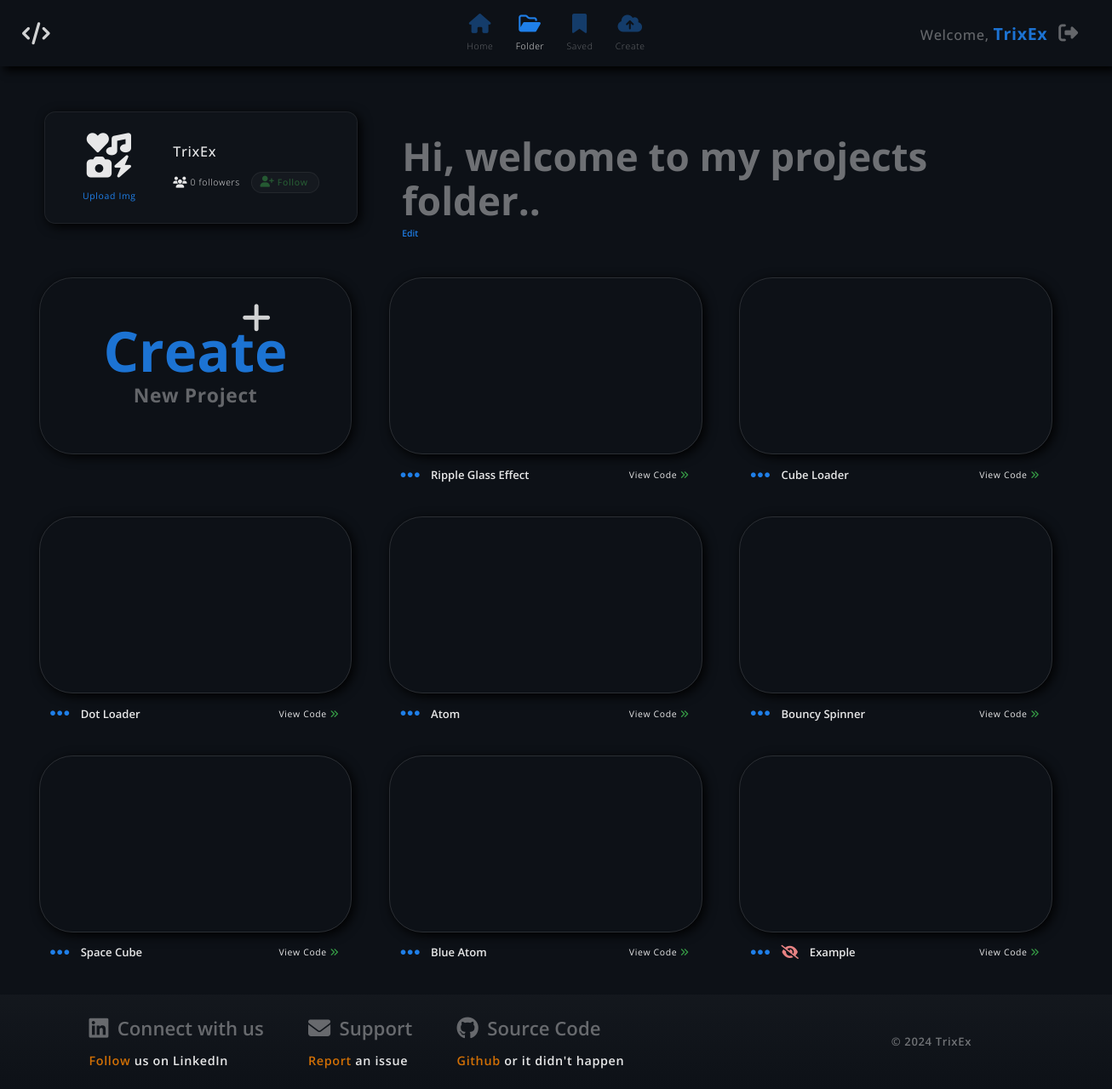
Page /TrixEx.com/folder1/TrixEx (signed in) on the committed database.
### app/models.py (models this page shows)
class User(models.Model):
    email = models.EmailField()
    username = models.CharField(max_length=12)
    password = models.TextField()
    motto = models.TextField(default = 'Hi, welcome to my projects folder..')
    is_demo = models.BooleanField(default=False)
    is_admin = models.BooleanField(default=False)
    is_authorized = models.BooleanField(default=False)
    created_at = models.DateTimeField(auto_now_add=True)
    updated_at = models.DateTimeField(auto_now=True)
    following = models.ManyToManyField('self', symmetrical=False, related_name='followers')
    objects = UserManager()

class Project(models.Model):
    owner = models.ForeignKey(User, related_name="projects", on_delete=models.CASCADE)
    title = models.CharField(max_length=26)
    html = models.TextField()
    css = models.TextField()
    js = models.TextField()
    is_public = models.BooleanField()
    is_example = models.BooleanField(default=False)
    is_landing = models.BooleanField(default=False)
    scale = models.FloatField()
    margin_top = models.FloatField()
    margin_left = models.FloatField()
    views = models.IntegerField(default = 0)
    created_at = models.DateTimeField(auto_now_add=True)
    updated_at = models.DateTimeField(auto_now=True)
    bookmarked_users = models.ManyToManyField(User, related_name="bookmarked_projects")
    liked_users = models.ManyToManyField(User, related_name="liked_projects")

### app/views.py (the view)
# urls.py: path('TrixEx.com/folder<int:folder_userId>/<str:username>', views.folder),
def folder(request, folder_userId, username):
    if 'userId' not in request.session:
        return redirect('/TrixEx.com')
    user = User.objects.get(id=request.session['userId'])
    folder_user = User.objects.get(id=folder_userId)
    if folder_userId == user.id:
        projects = Project.objects.filter(owner_id=folder_userId).order_by('-created_at')
    else:
        projects = Project.objects.filter(owner_id=folder_userId, is_public=1).order_by('-created_at')
    bookmarked_projectIds_set = set()
    bookmarked_projects = user.bookmarked_projects.all()
    for project in bookmarked_projects:
        bookmarked_projectIds_set.add(project.id)
    liked_projectIds_set = set()
    liked_projects = user.liked_projects.all()
    for project in liked_projects:
        liked_projectIds_set.add(project.id)
    following_userIds_set = set()
    following = user.following.all()
    for followee in following:
        following_userIds_set.add(followee.id)
    context = {
        'user' : user,
        'folder_user' : folder_user,
        'projects' : projects,
        'bookmarked_projectIds_set' : bookmarked_projectIds_set,
        'liked_projectIds_set' : liked_projectIds_set,
        'following_userIds_set' : following_userIds_set,
    }
    return render(request, 'folder.html', context)

### app/templates/folder.html (shortened to what this page needs)
<!DOCTYPE html>
<html lang="en">
<head>
    {% load static %}
    <link rel="stylesheet" href="https://use.fontawesome.com/releases/v6.2.1/css/all.css">
    <link rel="stylesheet" href="{% static 'css/global.css' %}">
    <link rel="stylesheet" href="{% static 'css/folder.css' %}">
</head>
<body onload="getAllProjectsByUser({{folder_user.id}})">
    <div class="nav">
        <a href="/TrixEx.com/home" class="logo">
            <i class="fa-solid fa-code"></i>
        </a>
        <div class="icons">
            <a href="/TrixEx.com/home" class="icon">
                <i class="fa-solid fa-house "></i>
                <p class="">Home</p>
            </a>
            <a href="/TrixEx.com/folder{{user.id}}/{{user.username}}" class="icon">
                {% if user.id == folder_user.id %}
                <i class="fa-regular fa-folder-open selected"></i>
                <p class="selected">Folder</p>
                {% endif %}
            </a>
            <a href="/TrixEx.com/bookmarks" class="icon">
                <i class="fa-solid fa-bookmark"></i>
                <p>Saved</p>
            </a>
            <a href="/TrixEx.com/create" class="icon create-icon">
                <i class="fa-solid fa-cloud-arrow-up"></i>
                <p>Create</p>
            </a>
        </div>
        <div class="username">
            <p class="welcome"><span class="dark">Welcome,</span> <a href="/TrixEx.com/folder{{user.id}}/{{user.username}}" class="blue">{{user.username}}</a></p>
            <a href="/TrixEx.com/logout" class="icon logout-icon">
                <i class="fa-solid fa-right-from-bracket"></i>
            </a>
        </div>
    </div>
    <div class="folder flex">
        <div class="user-card">
            <div class="icon">
                <i class="fa-solid fa-icons"></i>
                {% if user.id == folder_user.id %}
                    <label for="file-upload">
                        <p class="blue upload-link">Upload Img</p>
                    </label>
                {% endif %}
            </div>
            <div>
                <p class="username">{{folder_user.username}}</p>
                <div class="follows vCenter">
                    <i class="fa-solid fa-users"></i>
                    <p><span class="follower-count" data-follower-count="{{folder_user.followers.count}}">{{folder_user.followers.count}}</span> followers</p>
                    {% if user.id == folder_user.id %}
                    <div class="follow-button flex">
                        <i class="fa-solid fa-user-plus green disabled"></i>
                        <p class="follow green disabled">Follow</p>
                    </div>
                    {% endif %}
                </div>
            </div>
        </div>
        <div class="motto">
            <form action="/TrixEx.com/update/motto" method="POST">
                <p class="current-motto">{{folder_user.motto}}</p>
                {% if user.id == folder_user.id %}
                <p class="blue edit-button" onclick="showInput(this)">Edit</p>
                {% endif %}
            </form>
        </div>
    </div>
    {% if user.id == folder_user.id %}
    <div class="projects">
        <div class="project">
            <a href="/TrixEx.com/create">
                <div class="create-button">
                    <i class="fa-solid fa-plus"></i>
                    <p class="blue">Create</p>
                    <p class="dark">New Project</p>
                </div>
            </a>
        </div>
        {% for project in projects %}
        <div class="project">
            <iframe data-project-id="{{project.id}}"></iframe>
            <div class="icon-bar vCenter">
                <i class="fa-solid fa-ellipsis blue" onclick="showSelect({{project.id}})"></i>
                {% if project.is_public == 0 %}
                <i class="fa-solid fa-eye-slash" data-private-icon-projectId="{{project.id}}"></i>
                {% endif %}
                <a href="/TrixEx.com/view/{{project.id}}">{{project.title}}</a>
                <a href="/TrixEx.com/view/{{project.id}}" class="link">View Code <i class="fa-solid fa-angles-right green"></i></a>
            </div>
        </div>
        {% endfor %}
    </div>
    {% endif %}
    <div class="foot vCenter">
        <div>
            <div class="flex vCenter group">
                <i class="fa-brands fa-linkedin"></i>
                <p>Connect with us</p>
            </div>
            <p class="link"><a class="orange" href="https://www.linkedin.com/company/trixex/" target="_blank">Follow</a> us on LinkedIn</p>
        </div>
        <div>
            <div class="flex vCenter group">
                <i class="fa-solid fa-envelope"></i>
                <p>Support</p>
            </div>
            <p class="link"><a class="orange" href="/TrixEx.com/support" target="_blank">Report</a> an issue</p>
        </div>
        <div>
            <div class="flex vCenter group">
                <i class="fa-brands fa-github"></i>
                <p>Source Code</p>
            </div>
            <p class="link"><a class="orange" href="https://github.com/woox99/TrixEx-2.0" target="_blank">Github</a> or it didn't happen</p>
        </div>
        <p class="copyright">© 2024 TrixEx</p>
    </div>
</body>
</html>

### app/static/css/global.css (style rules this page uses)
* { padding: 0; margin: 0; }
html { font-size: 1vw; }
body { position: relative; top: 0; left: 0; min-height: 100vh; background-color: #0d1117; font-family: 'Open Sans', sans-serif; font-weight: 400; overflow-x: hidden; letter-spacing: 0.05vw; }
p { color: #ffffff; opacity: 90%; }
a { color: #ffffff; opacity: 90%; text-decoration: none; }
i { color: #ffffff; opacity: 90%; }
.dark { opacity: 0.4; }
.green { color: #3fb950; }
.blue { color: #218bff; }
.orange { color: #ff8600; }
.flex { display: flex; }
.vCenter { display: flex; align-items: center; }
.nav { position: fixed; top: 0; left: 0; z-index: 1; display: flex; align-items: center; width: 100vw; height: 6vw; box-shadow: 5px 5px 10px black; background-color: #0d1117; }
.nav .logo { font-size: 2rem; margin-left: 2vw; }
.nav .icons { position: absolute; top: 50%; left: 50%; transform: translate(-50%, -50%); display: flex; gap: 2vw; font-weight: 300; }
.nav .icon { display: flex; flex-direction: column; align-items: center; justify-content: center; }
.nav .icon i { font-size: 1.75rem; margin-bottom: 0.5vw; color: #218bff; opacity: 0.4; }
.nav .selected { opacity: 1.0 !important; }
.nav .icon p { font-size: 0.8rem; opacity: 0.4; }
.nav .username { position: absolute; display: flex; align-items: center; right: 2vw; display: flex; }
.nav .welcome { margin-right: 1vw; font-size: 1.25rem; font-weight: 500; }
.nav .welcome a { font-size: 1.5rem; font-weight: 700; }
.nav .username i { color: #ffffff; opacity: 0.4; }
.nav .fa-right-from-bracket { margin-top: 0.5vw; margin-right: 1vw; }
.foot { width: 100vw; height: 8.5vw; font-weight: 600; background-image: linear-gradient(#ffffff07, #0d1117); gap: 4vw; padding-left: 8vw; }
.foot .group { font-size: 1.7rem; letter-spacing: 0; opacity: 0.4; margin-bottom: 1vw; }
.foot .group i { font-size: 2rem; margin-right: 0.8vw; }
.foot .link { font-size: 1.1rem; }
.foot .copyright { opacity: 0.4; margin-left: 20vw; }

### rows in the picture
User: username "TrixEx", followers.count "0", motto "Hi, welcome to my projects folder.."
Project: title "Ripple Glass Effect"
Project: title "Cube Loader"
Project: title "Dot Loader"
Project: title "Atom"
Project: title "Bouncy Spinner"
Project: title "Space Cube"
Project: title "Blue Atom"
Project: title "Example"
